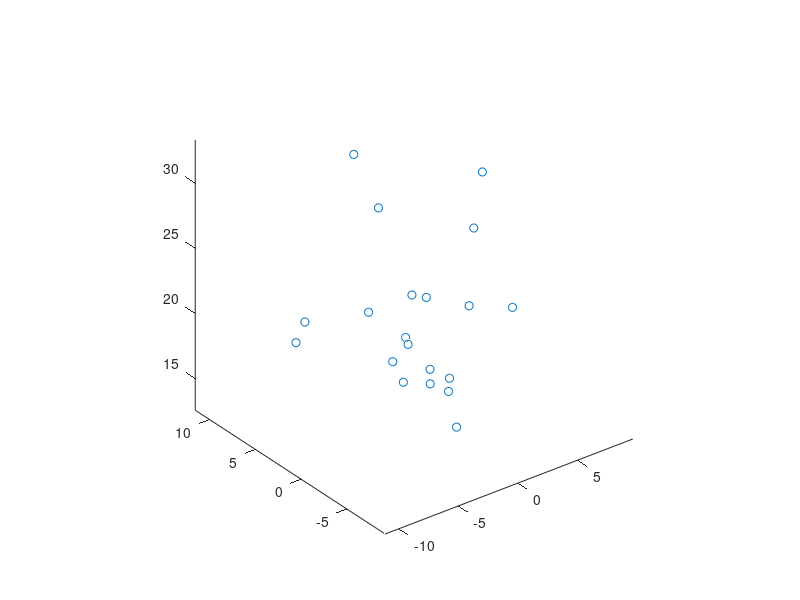

Source code (MATLAB): (Note: this script raises an error after producing the figure.)
function Dessin_apprentissage
close all

% fonction écrite pour les SVR
% dessin des points d'apprentissage et du modèle "appris"
% Suivant la dimension de l'espace de dessin 

%données X et Y Les points Xi Yi pour la regression
% Xi est une colonne de Rn ( f cherchée de Rn dans R)
% Les Xi sont stockés dans X en ligne
global ikernel
ikernel=2;
load Modele6d X Y alpha b

ndim=size(X,1);
npoints=size(X,2);

if ndim==1
    plot(X(1,:),X(2,:),Y, 'o')
else
plot3(X(1,:),X(2,:),Y, 'o')
axis equal
hold on
end

% dessin des points 

%tracé de la fonction obtenue par régression
if ndim==1
    
else
xmin=min(X(1,:));
xmax=max(X(1,:));
ymin=min(X(2,:));
ymax=max(X(2,:));
delx=xmax-xmin;
dely=ymax-ymin;
xmax=xmax+delx/10;
ymax=ymax+dely/10;
xmin=xmin-delx/10;
ymin=ymin-dely/10;
ikx=0;
ik=0;

for ix=xmin:0.5:xmax
     ikx=ikx+1;
     iky=0;
     for iy=ymin:0.3:ymax
         ik=ik+1;
         iky=iky+1;
         XS(1,ik)=ix;
         XS(2,ik)=iy;
         YS(ik)= prodwr(X,alpha,XS(:,ik))+b;
         TXS1(ikx,iky)=XS(1,ik);
         TXS2(ikx,iky)=XS(2,ik);
         TYS(ikx,iky)=YS(ik);
         
     end
 end

grid
 surf(TXS1,TXS2,TYS) 
grid

hold on 
load Loiremini
np=length(xs);
xs(np+1)=xs(1);
ys(np+1)=ys(1);
maxy=max(YS);
zs=maxy*ones(1,np+1);
axis([ xmin xmax ymin ymax])
plot3(xs,ys,zs,'linewidth',3)

view (2);
end
